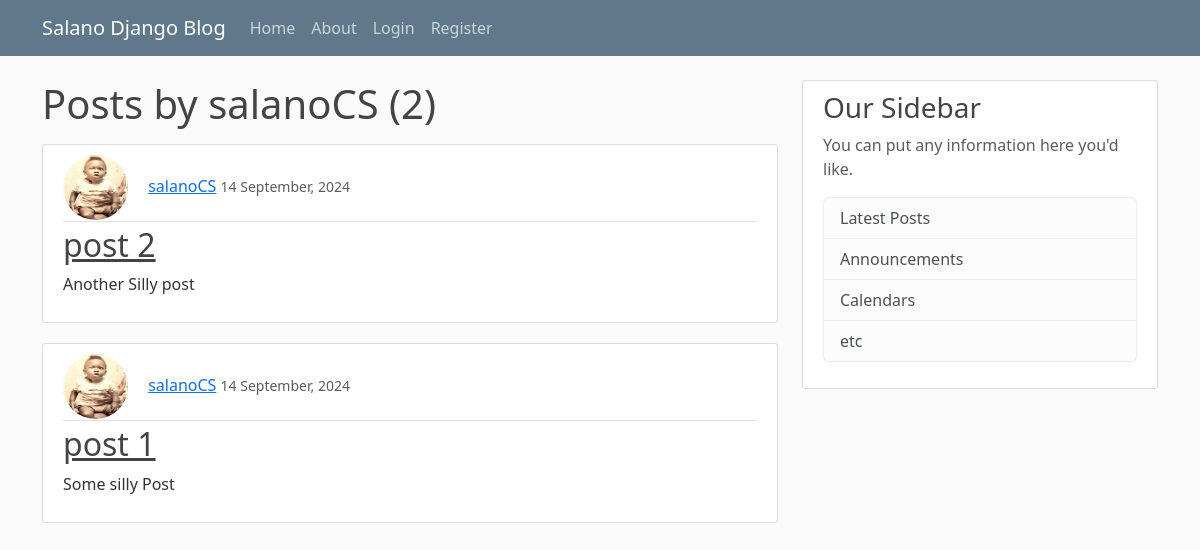
The app's page /user/salanoCS/, older data.
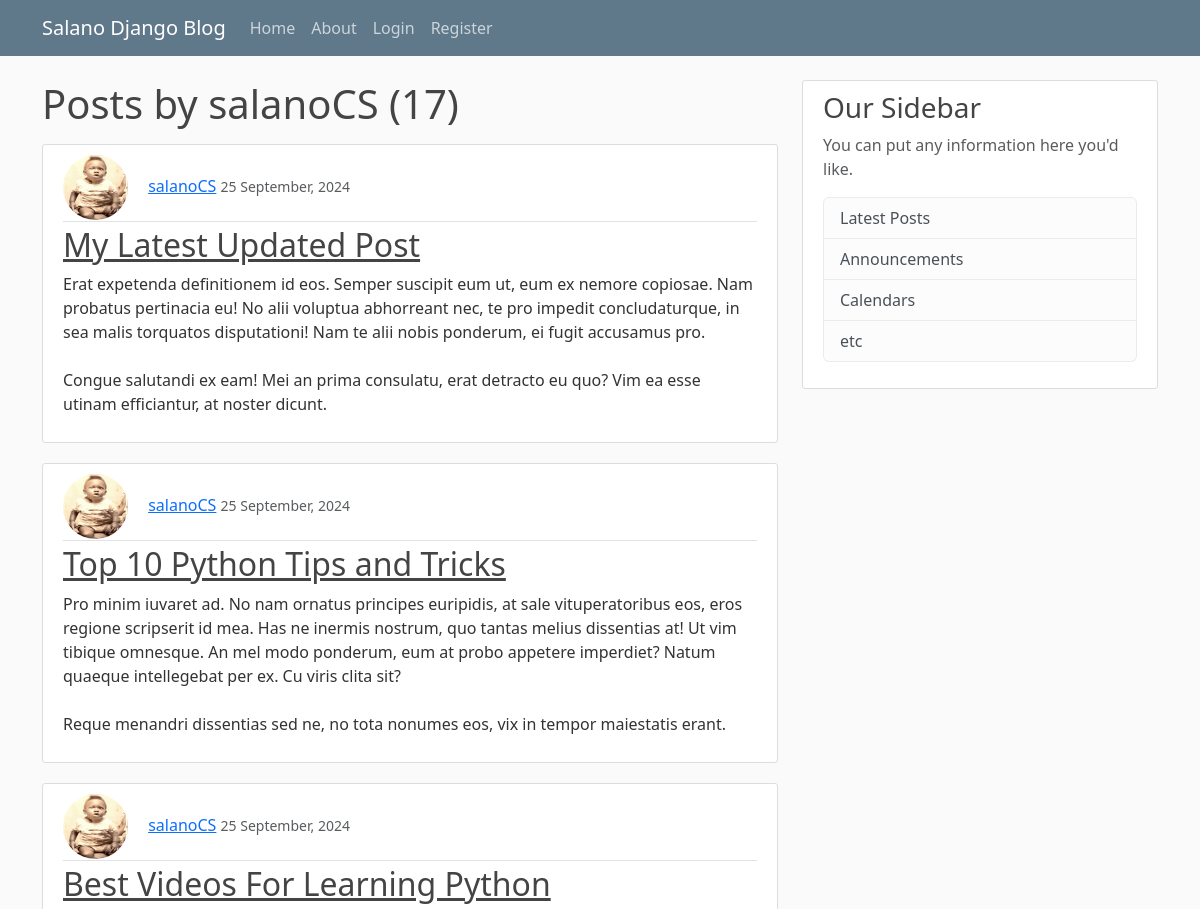
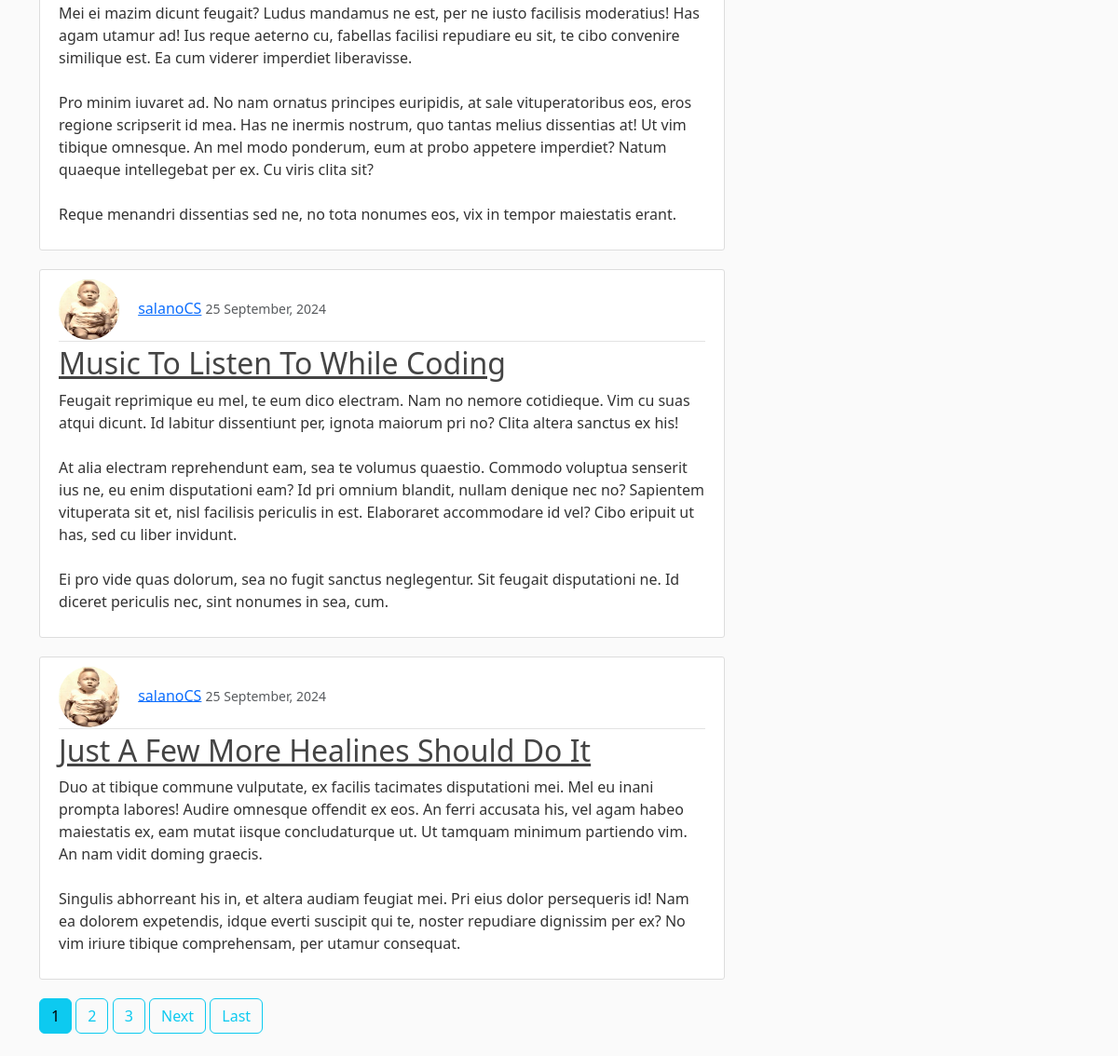
The same page, newer data (2 pictures, top to bottom).
### salano_blog/models.py (models this page shows, shortened)
class Post(models.Model):
    title = models.CharField(max_length=100)
    content = models.TextField()
    date_posted = models.DateTimeField(default=timezone.now)
    author = models.ForeignKey(User, on_delete=models.CASCADE) # delete all posts when user is deleted

### users/models.py (models this page shows, shortened)
class Profile(models.Model):
    user = models.OneToOneField(User, on_delete=models.CASCADE)
    image = models.ImageField(default='default.jpg', upload_to='profile_pics')

### salano_blog/views.py (the view)
# urls.py: path('user/<str:username>/', UserPostListView.as_view(), name='user-posts'),
class UserPostListView(ListView):
    model = Post
    template_name = 'blog/user_posts.html'  # <app>/<model>_<viewtype>.html
    context_object_name = 'posts'
    paginate_by = 5
    def get_queryset(self):
        user = get_object_or_404(User, username=self.kwargs.get('username'))
        return Post.objects.filter(author=user).order_by('-date_posted')

### salano_blog/templates/blog/user_posts.html (shortened to what this page needs)
{% extends "blog/base.html" %}
{% block content %}
    <h1 class="mb-3">Posts by {{view.kwargs.username }} ({{ page_obj.paginator.count }}) </h1>
    {% for post in posts %}
    <article class="media content-section">
        <div class="media-body">
          <div class="article-metadata">
            <img class="rounded-circle article-img" src="{{ post.author.profile.image.url }}">
            <a class="mr-2" href="{% url 'user-posts' post.author.username %}">{{ post.author }}</a>
            <small class="text-muted">{{ post.date_posted|date:"d F, Y" }}</small>
          </div>
          <h2><a class="article-title" href="{% url 'post-detail' post.id %}">{{ post.title }}</a></h2>
          <p class="article-content">{{ post.content }}</p>
        </div>
    </article>
    {% endfor %}
    {% if is_paginated %}
      {% for num in page_obj.paginator.page_range %}
        {%if page_obj.number == num %}
          <a class="btn btn-info mb-4" href="?page={{ num }}">{{ num }}</a>
        {% elif num > page_obj.number|add:'-3' and num < page_obj.number|add:'3' %}
          <a class="btn btn-outline-info mb-4" href="?page={{ num }}">{{ num }}</a>
        {% endif %}
      {% endfor %}
      {% if page_obj.has_next %}
        <a class="btn btn-outline-info mb-4" href="?page={{ page_obj.next_page_number }}">Next</a>
        <a class="btn btn-outline-info mb-4" href="?page={{ page_obj.paginator.num_pages }}">Last</a>
      {% endif %}
    {% endif %}
{% endblock content %}

### salano_blog/templates/blog/base.html (shortened to what this page needs)
{% load static %}
<!DOCTYPE html>
<html lang="en">
<head>
    <link href="https://cdn.jsdelivr.net/npm/bootstrap@5.3.3/dist/css/bootstrap.min.css" rel="stylesheet">
    <link href="{% static 'blog/main.css'%}" rel="stylesheet" type="text/css" />
</head>
<body>
    <header class="site-header">
        <nav class="navbar navbar-expand-md navbar-dark bg-steel fixed-top">
          <div class="container">
            <a class="navbar-brand mr-4" href="{% url 'blog-home' %}">Salano Django Blog</a>
            <div class="collapse navbar-collapse" id="navbarToggle">
              <div class="navbar-nav mr-auto">
                <a class="nav-item nav-link" href="{% url 'blog-home' %}">Home</a>
                <a class="nav-item nav-link" href="{% url 'blog-about' %}">About</a>
              </div>
              <div class="navbar-nav">
                {% if user.is_authenticated %}
                    <a class="nav-item nav-link" href="{% url 'post-create' %}">New Post</a>
                    <a class="nav-item nav-link" href="{% url 'profile' %}">Profile</a>
                    <a class="nav-item nav-link" href="{% url 'logout' %}">Logout</a>
                {% else %}
                    <a class="nav-item nav-link" href="{% url 'login' %}">Login</a>
                    <a class="nav-item nav-link" href="{% url 'register' %}">Register</a>
                {% endif %}
              </div>
            </div>
          </div>
        </nav>
    </header>
    <main role="main" class="container">
        <div class="row">
          <div class="col-md-8">
            {% block content %}{% endblock %}
          </div>
          <div class="col-md-4">
            <div class="content-section">
              <h3>Our Sidebar</h3>
              <p class='text-muted'>You can put any information here you'd like.
                <ul class="list-group">
                  <li class="list-group-item list-group-item-light">Latest Posts</li>
                  <li class="list-group-item list-group-item-light">Announcements</li>
                  <li class="list-group-item list-group-item-light">Calendars</li>
                  <li class="list-group-item list-group-item-light">etc</li>
                </ul>
              </p>
            </div>
          </div>
        </div>
    </main>
</body>
</html>

### salano_blog/static/blog/main.css (style rules this page uses)
body { background: #fafafa; color: #333333; margin-top: 5rem; }
h1, h2, h3, h4, h5, h6 { color: #444444; }
ul { margin: 0; }
.bg-steel { background-color: #5f788a; }
.site-header .navbar-nav .nav-link { color: #cbd5db; }
.content-section { background: #ffffff; padding: 10px 20px; border: 1px solid #dddddd; border-radius: 3px; margin-bottom: 20px; }
.article-title { color: #444444; }
.article-content { white-space: pre-line; }
.article-img { height: 65px; width: 65px; margin-right: 16px; }
.article-metadata { padding-bottom: 1px; margin-bottom: 4px; border-bottom: 1px solid #e3e3e3 }

Row changes from the older to the newer data that the page shows:
no longer on this page (row unchanged): Post: author.profile.image (picture), author "salanoCS", date_posted "14 September, 2024", title "post 2", content "Another Silly post"
no longer on this page (row unchanged): Post: author.profile.image (picture), author "salanoCS", date_posted "14 September, 2024", title "post 1", content "Some silly Post"
added Post: author.profile.image (picture), author "salanoCS", date_posted "25 September, 2024", title "My Latest Updated Post", content "Erat expetenda definitionem id eos. Semper suscipit eum ut, eum ex nemore copiosae. Nam probatus pertinacia eu! No alii voluptua abhorreant nec, te pro impedit concludaturque, in sea malis torquatos disputationi! Nam te alii nobis ponderum, ei fugit accusamus pro. Congue salutandi ex eam! Mei an prima consulatu, erat detracto eu quo? Vim ea esse utinam efficiantur, at noster dicunt."
added Post: author.profile.image (picture), author "salanoCS", date_posted "25 September, 2024", title "Top 10 Python Tips and Tricks", content "Pro minim iuvaret ad. No nam ornatus principes euripidis, at sale vituperatoribus eos, eros regione scripserit id mea. Has ne inermis nostrum, quo tantas melius dissentias at! Ut vim tibique omnesque. An mel modo ponderum, eum at probo appetere imperdiet? Natum quaeque intellegebat per ex. Cu viris clita sit? Reque menandri dissentias sed ne, no tota nonumes eos, vix in tempor maiestatis erant."
added Post: author.profile.image (picture), author "salanoCS", date_posted "25 September, 2024", title "Best Videos For Learning Python", content "Mei ei mazim dicunt feugait? Ludus mandamus ne est, per ne iusto facilisis moderatius! Has agam utamur ad! Ius reque aeterno cu, fabellas facilisi repudiare eu sit, te cibo convenire similique est. Ea cum viderer imperdiet liberavisse. Pro minim iuvaret ad. No nam ornatus principes euripidis, at sale vituperatoribus eos, eros regione scripserit id mea. Has ne inermis nostrum, quo tantas melius dissentias at! Ut vim tibique omnesque. An mel modo ponderum, eum at probo appetere imperdiet? Natum quaeque intellegebat per ex. Cu viris clita sit? Reque menandri dissentias sed ne, no tota nonumes eos, vix in tempor maiestatis erant."
added Post: author.profile.image (picture), author "salanoCS", date_posted "25 September, 2024", title "Music To Listen To While Coding", content "Feugait reprimique eu mel, te eum dico electram. Nam no nemore cotidieque. Vim cu suas atqui dicunt. Id labitur dissentiunt per, ignota maiorum pri no? Clita altera sanctus ex his! At alia electram reprehendunt eam, sea te volumus quaestio. Commodo voluptua senserit ius ne, eu enim disputationi eam? Id pri omnium blandit, nullam denique nec no? Sapientem vituperata sit et, nisl facilisis periculis in est. Elaboraret accommodare id vel? Cibo eripuit ut has, sed cu liber invidunt. Ei pro vide quas dolorum, sea no fugit sanctus neglegentur. Sit feugait disputationi ne. Id diceret periculis nec, sint nonumes in sea, cum."
added Post: author.profile.image (picture), author "salanoCS", date_posted "25 September, 2024", title "Just A Few More Healines Should Do It", content "Duo at tibique commune vulputate, ex facilis tacimates disputationi mei. Mel eu inani prompta labores! Audire omnesque offendit ex eos. An ferri accusata his, vel agam habeo maiestatis ex, eam mutat iisque concludaturque ut. Ut tamquam minimum partiendo vim. An nam vidit doming graecis. Singulis abhorreant his in, et altera audiam feugiat mei. Pri eius dolor persequeris id! Nam ea dolorem expetendis, idque everti suscipit qui te, noster repudiare dignissim per ex? No vim iriure tibique comprehensam, per utamur consequat."
Text that changed along with them:
{{ page_obj.paginator.count }}: "2" → "17"
new list line: "1"
new list line: "2"
new list line: "3"
text now shown: "Next Last"
